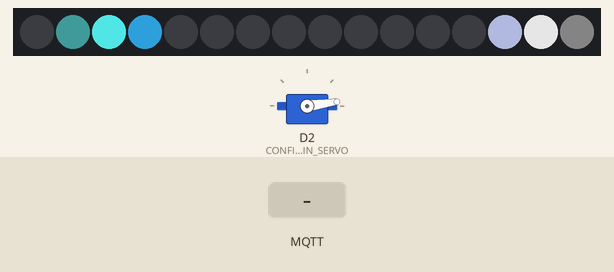
Recording of a sketch running on a simulated ESP8266 (NodeMCU). On the bench: servo, 16 RGB LEDs in strip order, left to right. Inputs (shaded band) come from the test bench. Dim RGB values are drawn brighter than linear; WiFi joins after 1.5 s; servers stay silent unless stated; random numbers use the default seed unless the sketch sets one; no MQTT or app messages arrive unless stated; what the sketch prints to the serial monitor is not drawn.

Above: at 2.7 s.
2.8 s: MQTT message "90" arrives on the first subscribed topic
At 4.04 s:
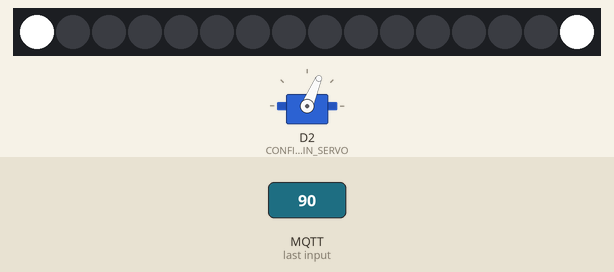
5.0 s: MQTT message "5" arrives on the first subscribed topic
At 5.26 s:
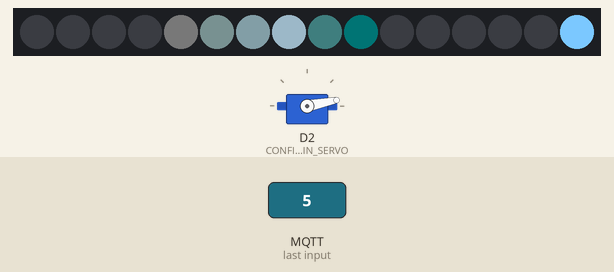
7.8 s: MQTT message "200" arrives on the first subscribed topic
At 7.97 s:
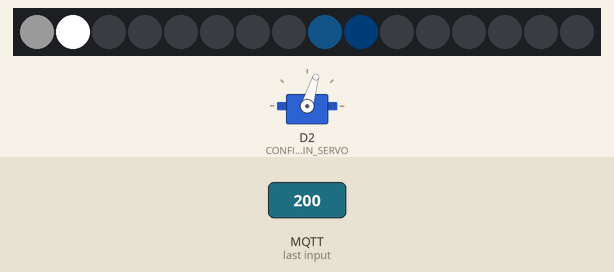
10.5 s: MQTT message "1" arrives on the first subscribed topic
At 12.17 s:
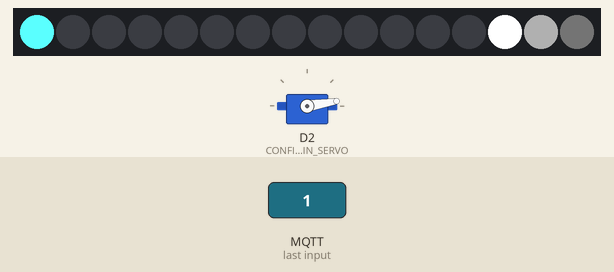
13.2 s: MQTT message "90" arrives on the first subscribed topic
At 13.37 s:
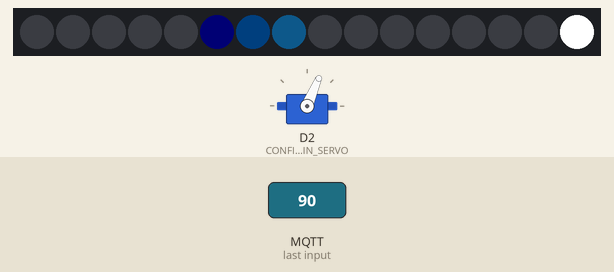
16.2 s: MQTT message "0" arrives on the first subscribed topic
At 16.37 s:
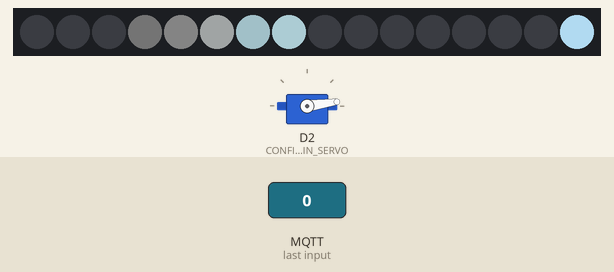
Timing chart, 0 to 19.2 s (numbered marks = the images above; inputs shaded):
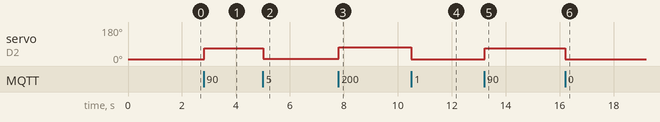

The sketch:

mqtt_esp8266_umbrella.ino
```cpp
/*
 * ESP8266 MQTT Umbrella to indicate the chance of rain for Home Assistant.
 */

#include "FastLED.h" // FastLED library: https://github.com/FastLED/FastLED
#if FASTLED_VERSION < 3001000
#error "Requires FastLED 3.1 or later; check github for latest code."
#endif

// Set configuration options for pins, WiFi, and MQTT in the following file:
#include "config.h"

#include <ESP8266WiFi.h>
#include <Servo.h>
Servo servo;

// http://pubsubclient.knolleary.net/
#include <PubSubClient.h>

// Bring in the config.h options
const bool debugMode = CONFIG_DEBUG;

const int servoPin = CONFIG_PIN_SERVO;
const int ledPin = CONFIG_PIN_LED;

const int fadeSpeed = CONFIG_FADE_SPEED;
const int maxBrightness = 255;
const int numLEDs = CONFIG_NUM_LEDS;
const int ledOffset = CONFIG_LED_OFFSET;

const int servoDown = CONFIG_SERVO_DOWN;
const int servoUp = CONFIG_SERVO_UP;
const int servoDetachDelay = CONFIG_SERVO_DETACH_TIME;

const char* ssid = CONFIG_WIFI_SSID;
const char* password = CONFIG_WIFI_PASS;

const char* mqttServer = CONFIG_MQTT_HOST;
const int mqttPort = CONFIG_MQTT_PORT;
const char* mqttUsername = CONFIG_MQTT_USER;
const char* mqttPassword = CONFIG_MQTT_PASS;
const char* mqttClientId = CONFIG_MQTT_CLIENT_ID;

const char* mqttTopic = CONFIG_MQTT_TOPIC;

// Color palette
const CRGBPalette16 palette = CRGBPalette16(
  CRGB::White, CRGB(0,18,109), CRGB(161,219,236), CRGB(220,240,247),
  CRGB(12,194,221), CRGB(48,146,206), CRGB(0,83,146), CRGB(223,239,240),
  CRGB::White, CRGB(0,18,109), CRGB(161,219,236), CRGB(220,240,247),
  CRGB(12,194,221), CRGB(48,146,206), CRGB(0,83,146), CRGB(223,239,240)
);

// Globals
CRGBArray<numLEDs> leds;
#define GRAVITY 9.81 // Acceleration of gravity in m/s^2
#define LEFT 0
#define RIGHT 1

long servoAttachTime;
bool servoAttached = false;

WiFiClient espClient;
PubSubClient client(espClient);

void setup() {
  if (debugMode) {
    Serial.begin(115200);
  }

  setupWifi();

  servo.attach(servoPin);
  servoAttached = true;
  servo.write(servoDown);

  // Drop the brighness of the red and green to make up for blue.
  // This makes it very dim and the blue still doesn't really come through.
  // TODO: Revisit this.
  FastLED.addLeds<CONFIG_LED_TYPE, ledPin, CONFIG_COLOR_ORDER>(leds, numLEDs).setCorrection(0x1177FF);

  FastLED.setBrightness(maxBrightness);
  FastLED.setMaxPowerInVoltsAndMilliamps(5, 500);

  client.setServer(mqttServer, mqttPort);
  client.setCallback(callback);
}

void setupWifi() {
  Serial.print("Connecting to ");
  Serial.println(ssid);

  WiFi.mode(WIFI_STA);
  WiFi.begin(ssid, password);

  while (WiFi.status() != WL_CONNECTED) {
    delay(500);
    Serial.print(".");
  }

  Serial.print("WiFi connected. IP address: ");
  Serial.println(WiFi.localIP());
}

void callback(char* topic, byte* payload, unsigned int length) {
  static String payloadString = "";
  Serial.print("Message arrived [");
  Serial.print(topic);
  Serial.print("] ");

  servo.attach(servoPin);
  servoAttached = true;

  for (int i = 0; i < length; i++) {
    if (isDigit(payload[i])) {
      payloadString += (char)payload[i];
    }
  }

  Serial.println(payloadString);
  int newValue = constrain(payloadString.toInt(), 0, 100);
  payloadString = "";
  int scaled = map(newValue, 0, 100, servoDown, servoUp);
  servo.write(scaled);
  servoAttachTime = millis();
  Serial.println(scaled);
}

void reconnect() {
  // Loop until we're reconnected
  while (!client.connected()) {
    Serial.print("Attempting MQTT connection...");
    // Attempt to connect
    if (client.connect(mqttClientId, mqttUsername, mqttPassword)) {
      Serial.println("connected");
      client.subscribe(mqttTopic);
    } else {
      Serial.print("failed, rc=");
      Serial.print(client.state());
      Serial.println(" try again in 5 seconds");
      // Wait 5 seconds before retrying
      delay(5000);
    }
  }
}

void loop() {
  if (!client.connected()) {
    reconnect();
  }
  client.loop();

  EVERY_N_MILLISECONDS(30) { // Non-blocking rate-limiting for the updates.
    raindrop_side(LEFT);
    raindrop_side(RIGHT);
    FastLED.show();
  }

  // Turn off the servo after a short time. Otherwise, the cheap servo buzzes.
  if ((servoDetachDelay >= 0) && (servoAttached) && (millis() - servoAttachTime > servoDetachDelay)) {
    servoAttached = false;
    servo.detach();
  }
}

// 0 == left, 1 == right
// Returns true if the drip is still falling, and false if it's done.
void raindrop_side(byte side) {
  // Set up persistent variables. These are only evaluated the first time.
  static const uint8_t numSideLed = 8;
  static const uint8_t lowerBoundRightSide = (ledOffset) % numLEDs;
  static const uint8_t upperBoundRightSide = (lowerBoundRightSide + numSideLed - 1) % numLEDs;
  static const uint8_t lowerBoundLeftSide = (upperBoundRightSide + 1) % numLEDs;
  static const uint8_t upperBoundLeftSide = (lowerBoundLeftSide + numSideLed - 1) % numLEDs;

  if (side == LEFT) {
    if (upperBoundLeftSide < lowerBoundLeftSide) {
      leds(lowerBoundLeftSide, numLEDs - 1).fadeToBlackBy(fadeSpeed);
      leds(0, upperBoundLeftSide).fadeToBlackBy(fadeSpeed);
    } else {
      leds(lowerBoundLeftSide, upperBoundLeftSide).fadeToBlackBy(fadeSpeed);
    }
  } else {
    if (upperBoundRightSide < lowerBoundRightSide) {
      leds(lowerBoundRightSide, numLEDs - 1).fadeToBlackBy(fadeSpeed);
      leds(0, upperBoundRightSide).fadeToBlackBy(fadeSpeed);
    } else {
      leds(lowerBoundRightSide, upperBoundRightSide).fadeToBlackBy(fadeSpeed);
    }
  }

  static uint8_t  colorIndex[2];
  static bool dripping[2] = {false, false};
  static long lastDripStart[2]; // millis() the last drip started falling

  if (!dripping[side]) {
    // Delay some time before a new drip
    if (randBool(5)) {
      // Reset the values for the next drip
      colorIndex[side] = random8();
      lastDripStart[side] = millis();
      dripping[side] = true;
    } else {
      return;
    }
  }

  long tCycle = millis() - lastDripStart[side];

  // Calculate positon as a function of time and acceleration (gravity)
  int pos = round(0.5 * GRAVITY * pow(tCycle/1000.0, 2.0)); // Rounding to an int gives us an index.

  if (pos >= numSideLed) {
    dripping[side] = false;
    return;
  }

  int ledIndex;
  if (side == LEFT) {
    ledIndex = numLEDs - pos - 1; // -1 to separate the sides at the top
  } else {
    ledIndex = numLEDs + pos;
  }

  leds[(ledIndex + ledOffset) % numLEDs] += ColorFromPalette(palette, colorIndex[side]).fadeToBlackBy(map(pos, 0, numSideLed, 0, 200));
}

bool randBool(uint8_t percent) {
  return (random(100) < percent);
}
```

config-sample.h
```cpp
/*
 * This is a sample configuration file for the ESP8266 umbrella.
 *
 * Change the settings below and save the file as "config.h"
 * You can then upload the code using the Arduino IDE.
 */

// Pins
#define CONFIG_PIN_SERVO D2
#define CONFIG_PIN_LED D1

// Servo
#define CONFIG_SERVO_DOWN 8
#define CONFIG_SERVO_UP 73
// After setting the servo angle, how long to wait before detaching it in milliseconds.
// Set to -1 to leave the servo attached at all times.
#define CONFIG_SERVO_DETACH_TIME 1000

// FastLED configuration
#define CONFIG_COLOR_ORDER GRB
#define CONFIG_LED_TYPE WS2812B
#define CONFIG_NUM_LEDS 16
#define CONFIG_FADE_SPEED 80 // How fast should the trail fade out? 1=slow, 255=fast
// Move the center of the animation by this many places. Useful if the ring isn't oriented correctly.
// Set to 0 to disable the offset.
#define CONFIG_LED_OFFSET 0

// WiFi
#define CONFIG_WIFI_SSID "{WIFI-SSID}"
#define CONFIG_WIFI_PASS "{WIFI-PASSWORD}"

// MQTT
#define CONFIG_MQTT_HOST "{MQTT-SERVER}"
#define CONFIG_MQTT_PORT 1883 // Usually 1883
#define CONFIG_MQTT_USER "{MQTT-USERNAME}"
#define CONFIG_MQTT_PASS "{MQTT-PASSWORD}"

#define CONFIG_MQTT_CLIENT_ID "umbrella" // Must be unique on the MQTT network

// MQTT Topics
#define CONFIG_MQTT_TOPIC "home/umbrella"

// Enables Serial and print statements
#define CONFIG_DEBUG false
```

Measured:
- after the input at 2.8 s, servo on D2 (CONFIG_PIN_SERVO): 8° → 67° at once
- after the input at 5.0 s, servo on D2 (CONFIG_PIN_SERVO): 67° → 11° at once
- after the input at 7.8 s, servo on D2 (CONFIG_PIN_SERVO): 11° → 73° at once
- after the input at 10.5 s, servo on D2 (CONFIG_PIN_SERVO): 73° → 9° at once
- after the input at 13.2 s, servo on D2 (CONFIG_PIN_SERVO): 9° → 67° at once
- after the input at 16.2 s, servo on D2 (CONFIG_PIN_SERVO): 67° → 8° at once
